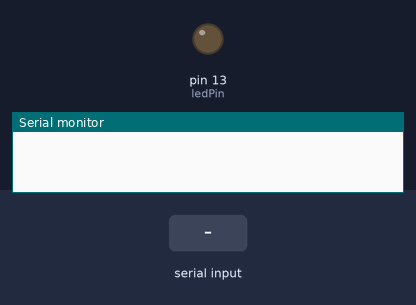
This sketch was run on a simulated Arduino Uno, built with avr-gcc and run on an emulated ATmega328P. Shown: output pins drawn as LEDs (lit = HIGH), the last lines printed to the serial monitor. The test bench sets the inputs (shaded band).

Above: at 1.2 s.
1.3 s: "1\n" received over Serial
At 2.0 s:
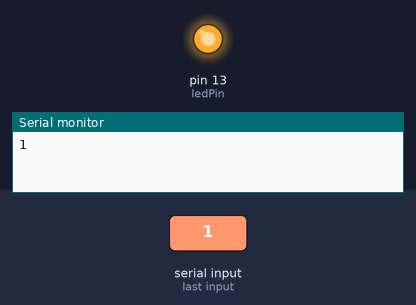
2.8 s: "2\n" received over Serial
At 3.1 s:
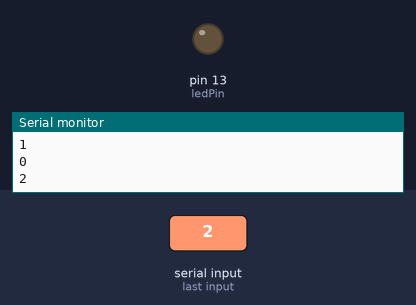
Timing chart, 0 to 5.8 s (numbered marks = the images above; inputs shaded):
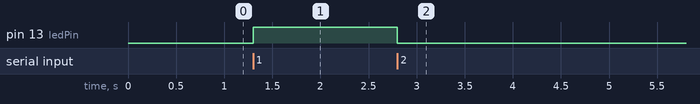

The sketch:

Serial_UART.ino
```cpp
const int ledPin = 13;
int dado; //variável que receberá os dados da porta serial

void setup(){
  Serial.begin(115200);//frequência da porta serial
  pinMode(ledPin,OUTPUT); //define o pino o ledPin como saída
}

void loop(){
  if(Serial.available() > 0){ //verifica se existe comunicação com a porta serial

      dado = Serial.parseInt();//lê os dados da porta serial
      Serial.println(dado);
      switch(dado){
        case 1:
           digitalWrite(ledPin,HIGH); //liga o pino ledPin
        break;
        case 2:
           digitalWrite(ledPin,LOW); //desliga o pino ledPin
         break;
    }
  }
}
```

Measured:
- after the input at 1.3 s, pin 13 (ledPin): LOW → HIGH at once
- after the input at 2.8 s, pin 13 (ledPin): HIGH → LOW at once
